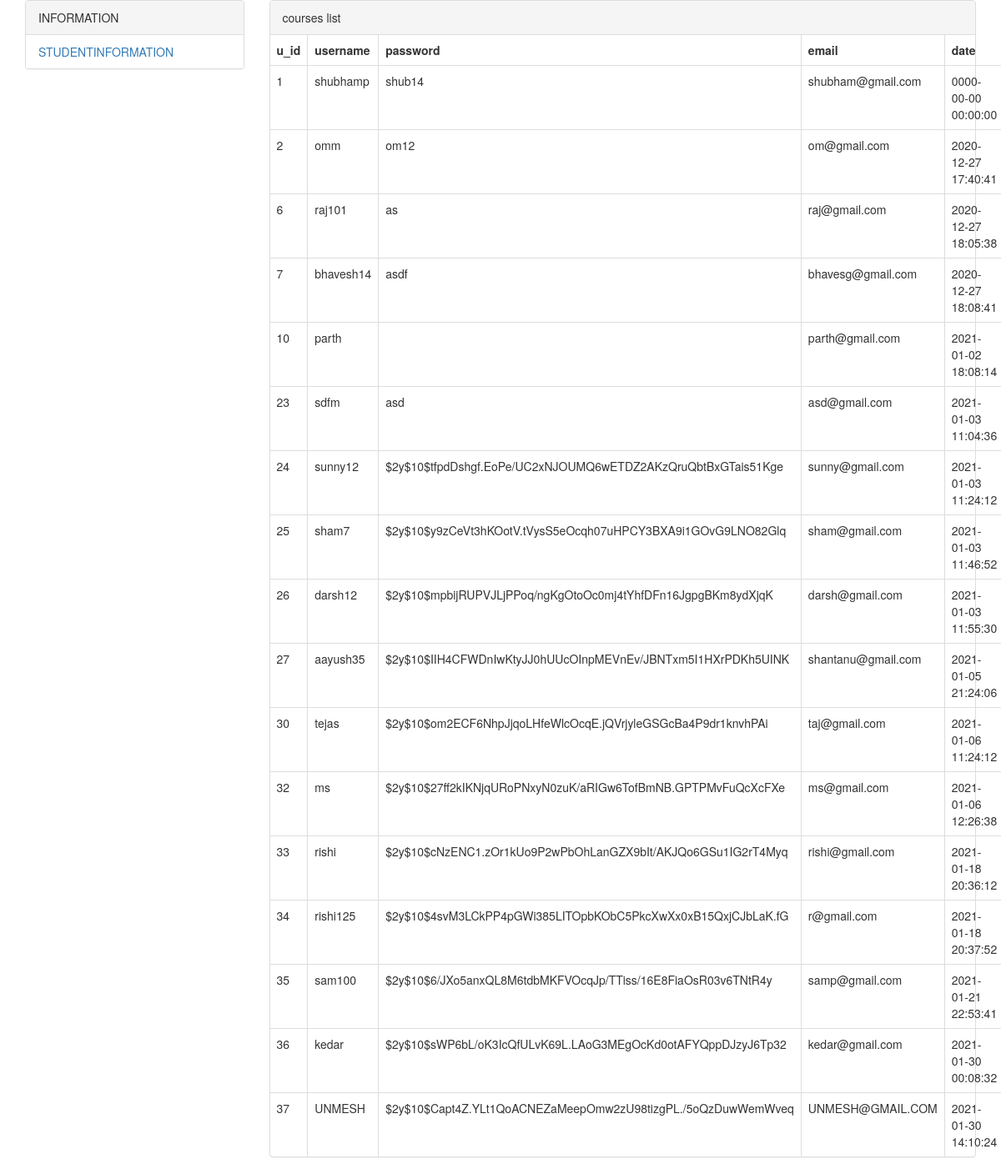
Screenshot of /studentdetails.php with the database file from the repository.
### tables this page shows
CREATE TABLE `user` (
  `u_id` int(11) NOT NULL,
  `username` varchar(20) NOT NULL,
  `password` varchar(255) NOT NULL,
  `cpassword` varchar(255) NOT NULL,
  `email` varchar(20) NOT NULL,
  `date` datetime NOT NULL DEFAULT current_timestamp()
);

### studentdetails.php (the view, shortened to what this page needs)
<!DOCTYPE html>
<html lang="en">
<head>
    <link rel="stylesheet" href="https://stackpath.bootstrapcdn.com/bootstrap/3.4.1/css/bootstrap.min.css">
</head>
<body>
    <div class="container">
        <div class="row">
            <div class="col-lg-3 col-md-3">
                <div class="panel panel-default">
                    <div class="panel-heading">INFORMATION</div>
                    <ul class="list-group">
                        <li class="list-group-item"><a href="">STUDENTINFORMATION</a></li>
                    </ul>
                </div>
            </div>
            <div class="col-lg-9 col-md-9">
                <div class="panel panel-default">
                    <div class="panel-heading">courses list</div>
                    <table class="table table-bordered">
                        <tr>
                            <th>u_id</th>
                            <th>username</th>
                            <th>password</th>
                            <th>email</th>
                            <th>date</th>
                        </tr>
                        <?php
                    $sql="SELECT * FROM `user`";
                        $result=mysqli_query($conn,$sql);
                        if(mysqli_num_rows($result)>0)
{
while($user=mysqli_fetch_assoc($result)){
    ?>
                        <tr>
                            <td><?php echo $user['u_id'];?></td>
                            <td><?php echo $user['username'];?></td>
                            <td><?php echo $user['password'];?></td>
                            <td><?php echo $user['email'];?></td>
                            <td><?php echo $user['date'];?></td>
                        </tr>
                        <?php
}
}
else{
    echo '0 results';
}
    ?>

### rows the page displays
user: u_id "1", username "shubhamp", password "shub14", email "shubham@gmail.com", date "0000-00-00 00:00:00"
user: u_id "2", username "omm", password "om12", email "om@gmail.com", date "2020-12-27 17:40:41"
user: u_id "6", username "raj101", password "as", email "raj@gmail.com", date "2020-12-27 18:05:38"
user: u_id "7", username "bhavesh14", password "asdf", email "bhavesg@gmail.com", date "2020-12-27 18:08:41"
user: u_id "10", username "parth", email "parth@gmail.com", date "2021-01-02 18:08:14"
user: u_id "23", username "sdfm", password "asd", email "asd@gmail.com", date "2021-01-03 11:04:36"
user: u_id "24", username "sunny12", password "$2y$10$tfpdDshgf.EoPe/UC2xNJOUMQ6wETDZ2AKzQruQbtBxGTais51Kge", email "sunny@gmail.com", date "2021-01-03 11:24:12"
user: u_id "25", username "sham7", password "$2y$10$y9zCeVt3hKOotV.tVysS5eOcqh07uHPCY3BXA9i1GOvG9LNO82Glq", email "sham@gmail.com", date "2021-01-03 11:46:52"
user: u_id "26", username "darsh12", password "$2y$10$mpbijRUPVJLjPPoq/ngKgOtoOc0mj4tYhfDFn16JgpgBKm8ydXjqK", email "darsh@gmail.com", date "2021-01-03 11:55:30"
user: u_id "27", username "aayush35", password "$2y$10$IIH4CFWDnIwKtyJJ0hUUcOInpMEVnEv/JBNTxm5I1HXrPDKh5UINK", email "shantanu@gmail.com", date "2021-01-05 21:24:06"
user: u_id "30", username "tejas", password "$2y$10$om2ECF6NhpJjqoLHfeWlcOcqE.jQVrjyleGSGcBa4P9dr1knvhPAi", email "taj@gmail.com", date "2021-01-06 11:24:12"
user: u_id "32", username "ms", password "$2y$10$27ff2kIKNjqURoPNxyN0zuK/aRIGw6TofBmNB.GPTPMvFuQcXcFXe", email "ms@gmail.com", date "2021-01-06 12:26:38"
user: u_id "33", username "rishi", password "$2y$10$cNzENC1.zOr1kUo9P2wPbOhLanGZX9bIt/AKJQo6GSu1IG2rT4Myq", email "rishi@gmail.com", date "2021-01-18 20:36:12"
user: u_id "34", username "rishi125", password "$2y$10$4svM3LCkPP4pGWi385LITOpbKObC5PkcXwXx0xB15QxjCJbLaK.fG", email "r@gmail.com", date "2021-01-18 20:37:52"
user: u_id "35", username "sam100", password "$2y$10$6/JXo5anxQL8M6tdbMKFVOcqJp/TTiss/16E8FiaOsR03v6TNtR4y", email "samp@gmail.com", date "2021-01-21 22:53:41"
user: u_id "36", username "kedar", password "$2y$10$sWP6bL/oK3IcQfULvK69L.LAoG3MEgOcKd0otAFYQppDJzyJ6Tp32", email "kedar@gmail.com", date "2021-01-30 00:08:32"
user: u_id "37", username "UNMESH", password "$2y$10$Capt4Z.YLt1QoACNEZaMeepOmw2zU98tizgPL./5oQzDuwWemWveq", email "UNMESH@GMAIL.COM", date "2021-01-30 14:10:24"
